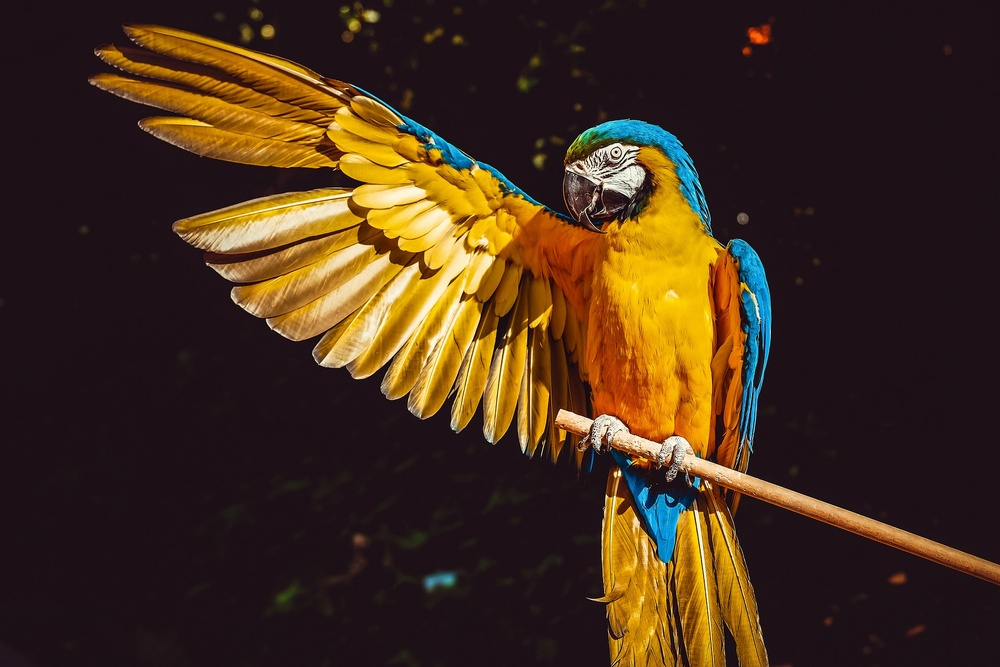
#> input picture opencv/Image/ara.jpg, 1000 x 667 px, shrunk from 1920 x 1280 before the run, found by its file name
$ python opencv5.py
#> lines starting #> are read from the running program, lines starting #| are printed output that depends on the picture
import cv2
import numpy as np

#회전

src = cv2.imread(r"D:\ToyProject\opencv\Image\ara.jpg", cv2.IMREAD_COLOR)
#> src is the input picture: shape (667, 1000, 3); mean B, G, R 28.6, 47.3, 69.5

print(src.shape)
#| (667, 1000, 3)

height, width, channel = src.shape
#> height = 667; width = 1000; channel = 3
matrix = cv2.getRotationMatrix2D((width/2, height/2), 90, 1)
dst = cv2.warpAffine(src, matrix, (width, height))
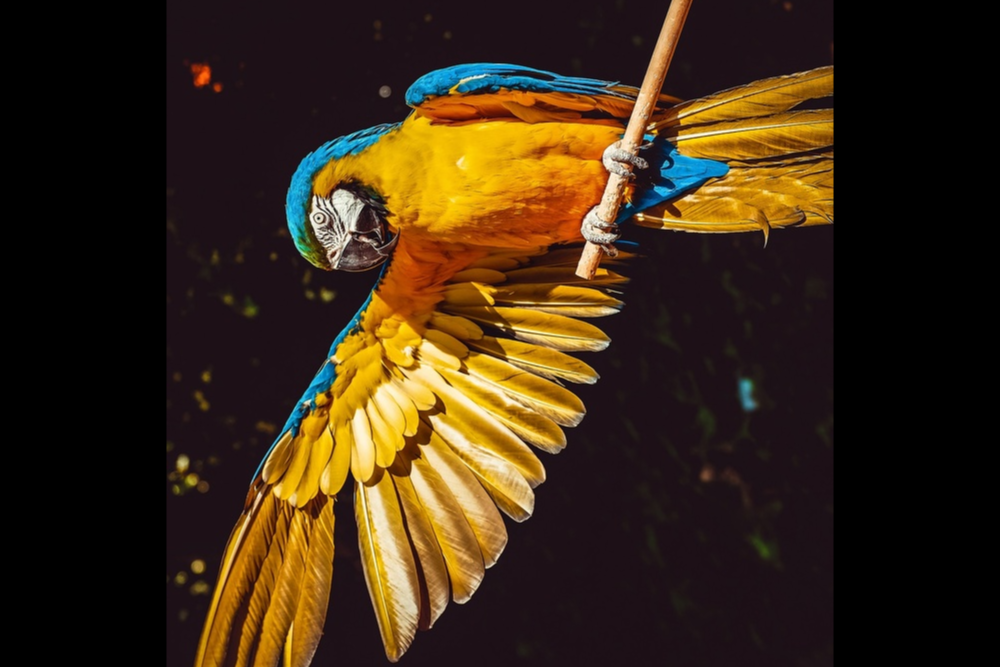
#> dst: shape (667, 1000, 3); mean B, G, R 21, 41.1, 58.5

cv2.imshow("src", src)
cv2.imshow("dst", dst)
cv2.waitKey()
cv2.destroyAllWindows()
